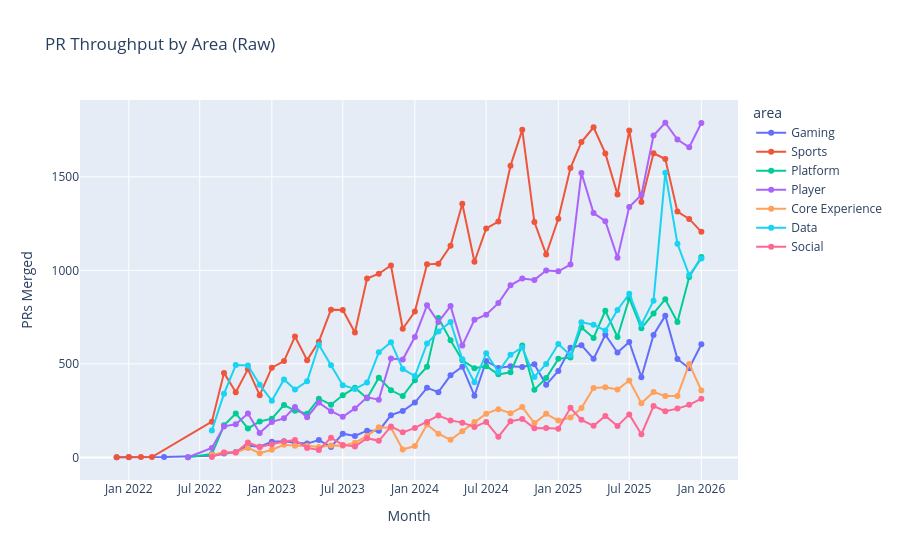

The notebook cell this image was saved under:
### Code cell
# Raw throughput over time by area
fig = px.line(df_by_area, x='month', y='prs_merged', color='area',
              title='PR Throughput by Area (Raw)',
              markers=True)
fig.update_layout(yaxis_title='PRs Merged', xaxis_title='Month')
fig.show()

### Figure 1 — Plotly figure (JSON) as saved in the notebook; plotly's stock layout.template omitted (floating-point values rounded to 4 significant figures)
{"data": [{"hovertemplate": "area=Gaming<br>month=%{x}<br>prs_merged=%{y}<extra></extra>", "legendgroup": "Gaming", "line": {"color": "#636efa", "dash": "solid"}, "marker": {"symbol": "circle"}, "mode": "lines+markers", "name": "Gaming", "orientation": "v", "showlegend": true, "type": "scatter", "x": ["2021-12-01", "2022-01-01", "2022-04-01", "2022-08-01", "2022-09-01", "2022-10-01", "2022-11-01", "2022-12-01", "2023-01-01", "2023-02-01", "2023-03-01", "2023-04-01", "2023-05-01", "2023-06-01", "2023-07-01", "2023-08-01", "2023-09-01", "2023-10-01", "2023-11-01", "2023-12-01", "2024-01-01", "2024-02-01", "2024-03-01", "2024-04-01", "2024-05-01", "2024-06-01", "2024-07-01", "2024-08-01", "2024-09-01", "2024-10-01", "2024-11-01", "2024-12-01", "2025-01-01", "2025-02-01", "2025-03-01", "2025-04-01", "2025-05-01", "2025-06-01", "2025-07-01", "2025-08-01", "2025-09-01", "2025-10-01", "2025-11-01", "2025-12-01", "2026-01-01"], "xaxis": "x", "y": [1, 1, 2, 9, 21, 29, 62, 57, 84, 86, 78, 74, 93, 56, 127, 115, 143, 142, 226, 248, 293, 372, 349, 439, 485, 330, 516, 478, 487, 483, 498, 388, 462, 586, 600, 527, 656, 561, 617, 429, 655, 758, 526, 477, 605], "yaxis": "y"}, {"hovertemplate": "area=Sports<br>month=%{x}<br>prs_merged=%{y}<extra></extra>", "legendgroup": "Sports", "line": {"color": "#EF553B", "dash": "solid"}, "marker": {"symbol": "circle"}, "mode": "lines+markers", "name": "Sports", "orientation": "v", "showlegend": true, "type": "scatter", "x": ["2021-12-01", "2022-01-01", "2022-02-01", "2022-03-01", "2022-08-01", "2022-09-01", "2022-10-01", "2022-11-01", "2022-12-01", "2023-01-01", "2023-02-01", "2023-03-01", "2023-04-01", "2023-05-01", "2023-06-01", "2023-07-01", "2023-08-01", "2023-09-01", "2023-10-01", "2023-11-01", "2023-12-01", "2024-01-01", "2024-02-01", "2024-03-01", "2024-04-01", "2024-05-01", "2024-06-01", "2024-07-01", "2024-08-01", "2024-09-01", "2024-10-01", "2024-11-01", "2024-12-01", "2025-01-01", "2025-02-01", "2025-03-01", "2025-04-01", "2025-05-01", "2025-06-01", "2025-07-01", "2025-08-01", "2025-09-01", "2025-10-01", "2025-11-01", "2025-12-01", "2026-01-01"], "xaxis": "x", "y": [1, 2, 2, 2, 191, 452, 348, 472, 333, 480, 515, 646, 520, 619, 790, 788, 668, 956, 982, 1026, 688, 780, 1032, 1035, 1131, 1356, 1046, 1224, 1261, 1559, 1751, 1258, 1085, 1276, 1547, 1686, 1765, 1625, 1406, 1748, 1365, 1626, 1595, 1314, 1275, 1206], "yaxis": "y"}, {"hovertemplate": "area=Platform<br>month=%{x}<br>prs_merged=%{y}<extra></extra>", "legendgroup": "Platform", "line": {"color": "#00cc96", "dash": "solid"}, "marker": {"symbol": "circle"}, "mode": "lines+markers", "name": "Platform", "orientation": "v", "showlegend": true, "type": "scatter", "x": ["2022-06-01", "2022-08-01", "2022-09-01", "2022-10-01", "2022-11-01", "2022-12-01", "2023-01-01", "2023-02-01", "2023-03-01", "2023-04-01", "2023-05-01", "2023-06-01", "2023-07-01", "2023-08-01", "2023-09-01", "2023-10-01", "2023-11-01", "2023-12-01", "2024-01-01", "2024-02-01", "2024-03-01", "2024-04-01", "2024-05-01", "2024-06-01", "2024-07-01", "2024-08-01", "2024-09-01", "2024-10-01", "2024-11-01", "2024-12-01", "2025-01-01", "2025-02-01", "2025-03-01", "2025-04-01", "2025-05-01", "2025-06-01", "2025-07-01", "2025-08-01", "2025-09-01", "2025-10-01", "2025-11-01", "2025-12-01", "2026-01-01"], "xaxis": "x", "y": [1, 18, 172, 235, 155, 192, 207, 280, 250, 234, 314, 282, 332, 372, 316, 426, 359, 328, 413, 485, 746, 626, 519, 477, 488, 444, 455, 599, 362, 424, 527, 534, 695, 639, 784, 644, 851, 690, 770, 846, 724, 964, 1072], "yaxis": "y"}, {"hovertemplate": "area=Player<br>month=%{x}<br>prs_merged=%{y}<extra></extra>", "legendgroup": "Player", "line": {"color": "#ab63fa", "dash": "solid"}, "marker": {"symbol": "circle"}, "mode": "lines+markers", "name": "Player", "orientation": "v", "showlegend": true, "type": "scatter", "x": ["2022-06-01", "2022-08-01", "2022-09-01", "2022-10-01", "2022-11-01", "2022-12-01", "2023-01-01", "2023-02-01", "2023-03-01", "2023-04-01", "2023-05-01", "2023-06-01", "2023-07-01", "2023-08-01", "2023-09-01", "2023-10-01", "2023-11-01", "2023-12-01", "2024-01-01", "2024-02-01", "2024-03-01", "2024-04-01", "2024-05-01", "2024-06-01", "2024-07-01", "2024-08-01", "2024-09-01", "2024-10-01", "2024-11-01", "2024-12-01", "2025-01-01", "2025-02-01", "2025-03-01", "2025-04-01", "2025-05-01", "2025-06-01", "2025-07-01", "2025-08-01", "2025-09-01", "2025-10-01", "2025-11-01", "2025-12-01", "2026-01-01"], "xaxis": "x", "y": [1, 51, 166, 177, 235, 131, 190, 209, 270, 215, 293, 247, 217, 262, 321, 309, 529, 523, 644, 813, 724, 809, 598, 736, 763, 825, 920, 956, 949, 999, 995, 1031, 1521, 1306, 1263, 1068, 1338, 1403, 1721, 1789, 1699, 1658, 1788], "yaxis": "y"}, {"hovertemplate": "area=Core Experience<br>month=%{x}<br>prs_merged=%{y}<extra></extra>", "legendgroup": "Core Experience", "line": {"color": "#FFA15A", "dash": "solid"}, "marker": {"symbol": "circle"}, "mode": "lines+markers", "name": "Core Experience", "orientation": "v", "showlegend": true, "type": "scatter", "x": ["2022-08-01", "2022-09-01", "2022-10-01", "2022-11-01", "2022-12-01", "2023-01-01", "2023-02-01", "2023-03-01", "2023-04-01", "2023-05-01", "2023-06-01", "2023-07-01", "2023-08-01", "2023-09-01", "2023-10-01", "2023-11-01", "2023-12-01", "2024-01-01", "2024-02-01", "2024-03-01", "2024-04-01", "2024-05-01", "2024-06-01", "2024-07-01", "2024-08-01", "2024-09-01", "2024-10-01", "2024-11-01", "2024-12-01", "2025-01-01", "2025-02-01", "2025-03-01", "2025-04-01", "2025-05-01", "2025-06-01", "2025-07-01", "2025-08-01", "2025-09-01", "2025-10-01", "2025-11-01", "2025-12-01", "2026-01-01"], "xaxis": "x", "y": [15, 26, 26, 51, 23, 41, 68, 63, 63, 56, 64, 63, 78, 115, 161, 159, 42, 61, 176, 127, 94, 140, 189, 234, 258, 236, 269, 184, 233, 197, 213, 264, 371, 375, 363, 411, 290, 350, 328, 329, 500, 358], "yaxis": "y"}, {"hovertemplate": "area=Data<br>month=%{x}<br>prs_merged=%{y}<extra></extra>", "legendgroup": "Data", "line": {"color": "#19d3f3", "dash": "solid"}, "marker": {"symbol": "circle"}, "mode": "lines+markers", "name": "Data", "orientation": "v", "showlegend": true, "type": "scatter", "x": ["2022-08-01", "2022-09-01", "2022-10-01", "2022-11-01", "2022-12-01", "2023-01-01", "2023-02-01", "2023-03-01", "2023-04-01", "2023-05-01", "2023-06-01", "2023-07-01", "2023-08-01", "2023-09-01", "2023-10-01", "2023-11-01", "2023-12-01", "2024-01-01", "2024-02-01", "2024-03-01", "2024-04-01", "2024-05-01", "2024-06-01", "2024-07-01", "2024-08-01", "2024-09-01", "2024-10-01", "2024-11-01", "2024-12-01", "2025-01-01", "2025-02-01", "2025-03-01", "2025-04-01", "2025-05-01", "2025-06-01", "2025-07-01", "2025-08-01", "2025-09-01", "2025-10-01", "2025-11-01", "2025-12-01", "2026-01-01"], "xaxis": "x", "y": [144, 341, 494, 491, 389, 303, 417, 363, 407, 602, 493, 386, 366, 400, 562, 616, 473, 435, 609, 673, 724, 525, 402, 557, 458, 549, 588, 430, 500, 606, 546, 723, 709, 678, 788, 875, 710, 838, 1522, 1142, 975, 1063], "yaxis": "y"}, {"hovertemplate": "area=Social<br>month=%{x}<br>prs_merged=%{y}<extra></extra>", "legendgroup": "Social", "line": {"color": "#FF6692", "dash": "solid"}, "marker": {"symbol": "circle"}, "mode": "lines+markers", "name": "Social", "orientation": "v", "showlegend": true, "type": "scatter", "x": ["2022-08-01", "2022-09-01", "2022-10-01", "2022-11-01", "2022-12-01", "2023-01-01", "2023-02-01", "2023-03-01", "2023-04-01", "2023-05-01", "2023-06-01", "2023-07-01", "2023-08-01", "2023-09-01", "2023-10-01", "2023-11-01", "2023-12-01", "2024-01-01", "2024-02-01", "2024-03-01", "2024-04-01", "2024-05-01", "2024-06-01", "2024-07-01", "2024-08-01", "2024-09-01", "2024-10-01", "2024-11-01", "2024-12-01", "2025-01-01", "2025-02-01", "2025-03-01", "2025-04-01", "2025-05-01", "2025-06-01", "2025-07-01", "2025-08-01", "2025-09-01", "2025-10-01", "2025-11-01", "2025-12-01", "2026-01-01"], "xaxis": "x", "y": [3, 26, 26, 80, 56, 70, 85, 93, 51, 40, 105, 67, 59, 103, 89, 166, 134, 158, 190, 224, 198, 186, 163, 190, 110, 193, 206, 156, 157, 154, 265, 201, 169, 222, 168, 230, 124, 275, 247, 261, 281, 314], "yaxis": "y"}], "layout": {"legend": {"title": {"text": "area"}, "tracegroupgap": 0}, "title": {"text": "PR Throughput by Area (Raw)"}, "xaxis": {"anchor": "y", "domain": [0, 1], "title": {"text": "Month"}}, "yaxis": {"anchor": "x", "domain": [0, 1], "title": {"text": "PRs Merged"}}}}
